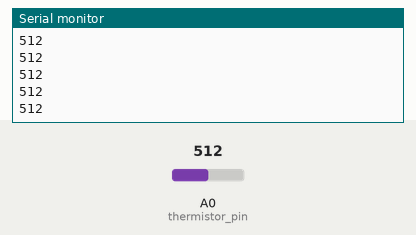
This sketch was run on a simulated Arduino Uno, built with avr-gcc and run on an emulated ATmega328P. On the bench: the last lines printed to the serial monitor. The test bench sets the inputs (shaded band); at power-on: A0 (thermistor_pin) = 512.

Above: at 1.2 s.
1.3 s: A0 (thermistor_pin) set to 716
At 1.9 s:
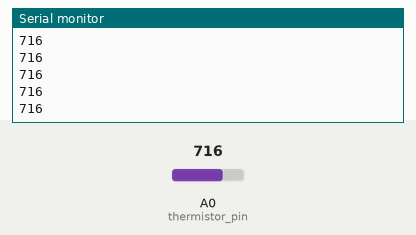
2.8 s: A0 (thermistor_pin) set to 900
At 3.7 s:
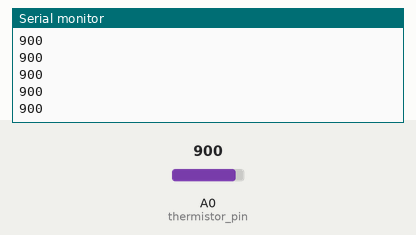
Timing chart, 0 to 5.8 s (numbered marks = the images above; inputs shaded):
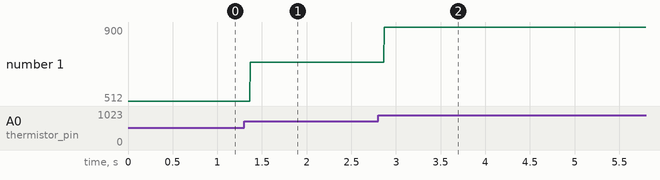

Measured:
- after the input at 1.3 s, the serial monitor: prints a new line after 0.07 s (image 1)
- after the input at 2.8 s, the serial monitor: prints a new line after 0.07 s (image 2)
- plotted number 1: 512 → 716 after the input at 1.3 s, 716 → 900 after the input at 2.8 s

The sketch:

temperature.ino
```cpp
/*10k thermistor*/
int thermistor_pin = A0;
void setup() {
  Serial.begin(9600);
  pinMode(thermistor_pin,INPUT);

}

void loop() {
  int value = analogRead(thermistor_pin);
  Serial.print(value);
  Serial.println("");
}
```
